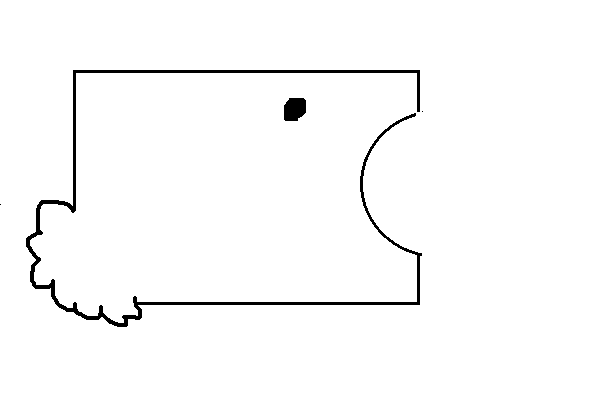
#> input picture dev/src/simple_map.png, 600 x 400 px
$ python ransac_demo.py
#> lines starting #> are read from the running program, lines starting #| are printed output that depends on the picture; after the words box and inside, x2 and y2 are one past the last pixel; in counts of white or black regions, pixels touching at a corner belong together
### dev/dataset.py
#!/usr/bin/env python
# coding : utf-8

import numpy as np
import matplotlib.pyplot as plt

world = plt.imread('src/simple_map.png')
#> world is the input picture: shape (400, 600, 4) float32; mean R, G, B, A 0.98, 0.98, 0.98, 1

world = world[:,:,0]
#> world: shape (400, 600) float32; values 0 (black) and 1 (white), 98% white; 4 black regions (2 under 20 px), largest, box (x1, y1, x2, y2) and area: (26, 70, 422, 327) 4363, (284, 98, 306, 121) 440
world = 1 - world
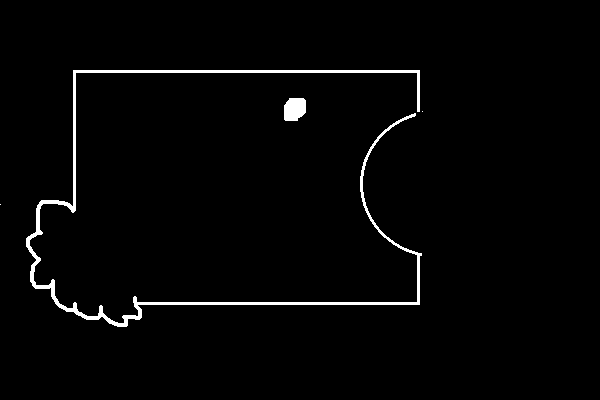
#> world: shape (400, 600) float32; values 0 (black) and 1 (white), 2% white; 4 white regions (2 under 20 px), largest, box (x1, y1, x2, y2) and area: (26, 70, 422, 327) 4363, (284, 98, 306, 121) 440

# Convert gridmap matrix into cartesian coordinates
x, y = np.where(world > 0)
#> x = 4805 values from 70 to 326; y = 4805 values, max 422 at index 1558, min 0 at index 2427, mean 220.3

n = x.shape[0]
#> n = 4805
n_sample = 500

x_world, y_world = world.shape
#> x_world = 400; y_world = 600

sample_idx = np.random.randint(0, n, size=n_sample)
x_err, y_err = np.random.standard_cauchy(size=(2,n_sample))

x_sensor = (x[sample_idx] + x_err).clip(50, x_world)
#> x_sensor = 500 values, max 369.1 at index 206, min 50 at index 101, mean 188.3
y_sensor = (y[sample_idx] + y_err).clip(0, y_world)
#> y_sensor = 500 values, max 600 at index 303, min 0 at index 450, mean 224.6

### dev/model.py
#!/usr/bin/env python
# coding : utf-8

import numpy as np


class LineModel(object):
    """
    A linear model
    """
    def __init__(self, slope, intercept, points, fitted=None):
        self.slope = slope
        self.interceipt = intercept
        self.points = points
        self.fitted = fitted


def pca_proj(x, y):
    """
    Project a 2D dataset onto its first component using PCA.
    This is the equivalent of fitting a total least square regression line.

        :param x: a numpy array of the x cordinate
        :param y: a numpy array of the y cordinate
    """
    X = np.vstack((x,y)).T

    U, S, V_T = np.linalg.svd(X - X.mean(axis=0))
    X_pca = (X - X.mean(axis=0)).dot(V_T[0].T)
    X_projected = X_pca[:, None].dot(V_T[0, None]) + X.mean(axis=0)

    return X_projected[:,0], X_projected[:,1]


def ransac_line_extraction(data, k_neighbours, degrees_range, consensus, tolerance, n_iter=1000):
    """
    Extract lines landmark in a set of 2D cartesian coordinates using random sampling consensus (RANSAC) to fit
        :param data:
        :param k_neighbours:
        :param degrees_range:
        :param consensus:
        :param tolerance:
        :param n_iter=1000:

    Returns an array of Line_models objects.
    """
#> called with data = array of shape (4, 500), k_neighbours = 15, degrees_range = 0.262, consensus = 10.5, tolerance = 100, n_iter = 2000

    i = 0
    associated_readings = np.array([[],[],[],[]])
    not_associated_readings = data
    associated_readings_proportion = 0
    line_models = []

    while i < n_iter and associated_readings_proportion < .90:
        i += 1

        # Pick candidates
        # 1 - Randomly pick one reference data point among candidates :
        # 2 - Get every candidates within D degrees from reference point
        # 3 - Keep K at most random among those within the range

        reference_candidate_idx = np.random.randint(0, not_associated_readings.shape[1])

        is_within_range =  np.abs(not_associated_readings[3, :] - not_associated_readings[3, reference_candidate_idx]) <= degrees_range

        candidates_idx = np.random.choice(is_within_range.nonzero()[0],
                                        size=min(k_neighbours, is_within_range.nonzero()[0].shape[0]),
                                        replace=False)

        candidates = not_associated_readings[:, candidates_idx]

        # Fit a model.
        # 1 - Total least square (via pca projection)
        # 2 - Compute squared distance to the fitted line and test for tolerance
        # 3 - If enough items fit the model (consensus), refit the model with the best candidates only.
        # 4 - Update dataset by removing associated points.

        fitted_x, fitted_y = pca_proj(candidates[0,:], candidates[1,:])
        slope = (fitted_y[-1] - fitted_y[0]) / (fitted_x[-1] - fitted_x[0])
        intercept =  fitted_y[-1] - fitted_x[-1] * slope

        sq_dist = (fitted_x - candidates[0,:])**2 + (fitted_y - candidates[1,:])**2
        is_below_tolerance = (sq_dist <= tolerance)

        if is_below_tolerance.sum() > consensus:

            fitted_x, fitted_y = pca_proj(candidates[0, is_below_tolerance], candidates[1, is_below_tolerance])

            slope = (fitted_y[-1] - fitted_y[0]) / (fitted_x[-1] - fitted_x[0])
            intercept =  fitted_y[-1] - fitted_x[-1] * slope

            # Store the model and related points
            line_models += [LineModel(slope, intercept, candidates[:, is_below_tolerance], np.vstack([fitted_x, fitted_y]))]
            associated_readings =  np.hstack([associated_readings, candidates[:, is_below_tolerance]])

            # First remove all candidates
            not_associated_readings = np.delete(not_associated_readings, candidates_idx, axis=1)

            # And add back the worst fit candidates
            not_associated_readings = np.hstack([not_associated_readings, candidates[:, np.logical_not(is_below_tolerance)]])

            associated_readings_proportion = float(associated_readings.shape[1]) / float(data.shape[1])

    return line_models

### dev/geometry.py
#!/usr/bin/env python
# coding : utf-8

import numpy as np

# Debugging
import pdb

# Convention :
# Data vectors will be represented by as such : (data, dimension)
# For an explaination, see : https://github.com/Lasagne/Lasagne/issues/30


def cartesian_to_polar(x, y):
    theta = np.arctan2(y, x)
    r = np.sqrt(x**2 + y**2)
    return r, theta

# [54 lines left out: functions polar_to_cartesian, to_frame, from_frame, not called in this run]

# [10 lines that do not run on import are left out]

### dev/ransac_demo.py
#!/usr/bin/env python
# coding : utf-8
#%% Imports
import numpy as np
import matplotlib.pyplot as plt
from matplotlib.pyplot import cm

import dataset
from geometry import cartesian_to_polar
from model import ransac_line_extraction

#%% Setup
x_sensor, y_sensor = dataset.x_sensor, dataset.y_sensor
x_world, y_world = dataset.x_world, dataset.y_world

total_readings = np.stack([x_sensor, y_sensor])

# Centering on (200,200), and converting to polar
total_readings = total_readings - 200
r_sensor, theta_sensor = cartesian_to_polar(total_readings[0,:], total_readings[1,:])
total_readings = np.vstack((total_readings, r_sensor, theta_sensor))

# Algorithm hyperparameter
n_iter = 2000
k_neighbours = 15
degrees_range = (15.0 / 360.0) * (2 * np.pi )
consensus = k_neighbours * .7
tolerance = 100 # squared meter

print('World size :', x_world, y_world)
print('Number of readings :', len(total_readings[1]))
print('Number of neighbours :', k_neighbours)
print('Consensus :', consensus)

#%% Line extraction

line_models = ransac_line_extraction(data=total_readings,
                                    k_neighbours=k_neighbours,
                                    degrees_range=degrees_range,
                                    consensus=consensus,
                                    tolerance=tolerance,
                                    n_iter=n_iter)

print('%d lines found' % len(line_models))

plt.figure(figsize=(20,10))
plt.plot(total_readings[0], total_readings[1], 'ko')

n = len(line_models)
color = iter(cm.rainbow(np.linspace(0,1,n)))

for m in line_models:
    c = next(color)
    x_min = m.fitted[0].min()
    x_max = m.fitted[0].max()
    x = np.linspace(x_min, x_max)
    plt.plot(x, m.slope * x + m.interceipt, color=c)
    plt.plot(m.points[0], m.points[1], '*', color=c)

# The origin of the world.
plt.plot(0, 0, '+')

plt.xlim(-200, 200)
plt.ylim(-200, 300)
plt.axis('equal')

plt.show()
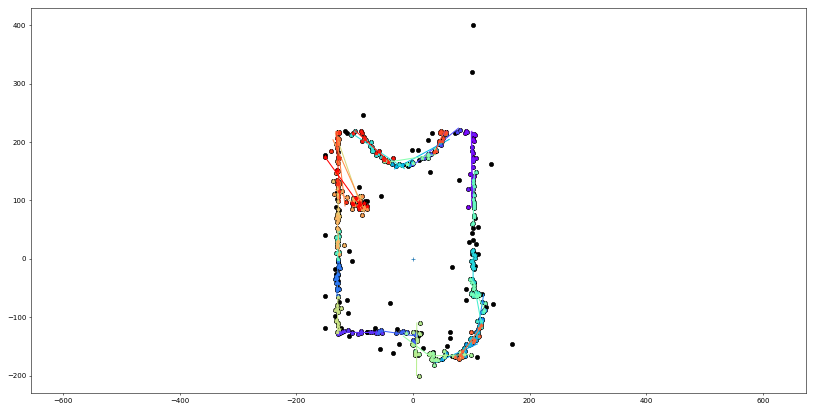
#> figure drawn by matplotlib, 1 panel; curve peaks at x = 101, y = 218.5
